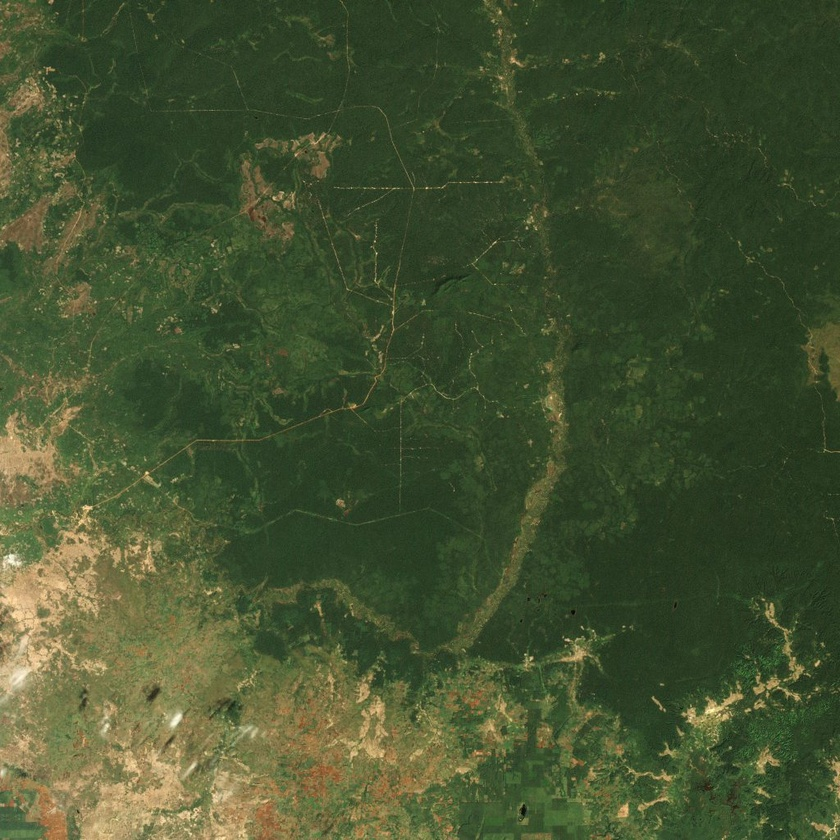
#> input picture satellite-img.jpg, 840 x 840 px, shrunk from 1024 x 1024 before the run
$ python adaptiveThreshold.py satellite-img.jpg satellite-img.jpg
#> lines starting #> are read from the running program, lines starting #| are printed output that depends on the picture; after the words box and inside, x2 and y2 are one past the last pixel; in counts of white or black regions, pixels touching at a corner belong together
import cv2 as cv
import numpy as np
import argparse

parser = argparse.ArgumentParser()
parser.add_argument("image_input_1",help="Input image 1 name with extension")
parser.add_argument("image_input_2",  help="Input image 2 name with extension")
args = parser.parse_args()

im = cv.imread(args.image_input_1, cv.IMREAD_COLOR)
#> im is the input picture: shape (840, 840, 3); mean B, G, R 48.2, 81.6, 68.2
width, height, channels = im.shape
#> width = 840; height = 840; channels = 3
TP = width * height
#> TP = 705600
lower_blue = np.array([25,50,35])
upper_blue = np.array([60,100,70])
hsv_img = cv.cvtColor(im,cv.COLOR_BGR2HSV)
#> hsv_img: shape (840, 840, 3); mean H, S, V 44.7, 109.1, 83.6
mask_1 = cv.inRange(im, lower_blue, upper_blue)
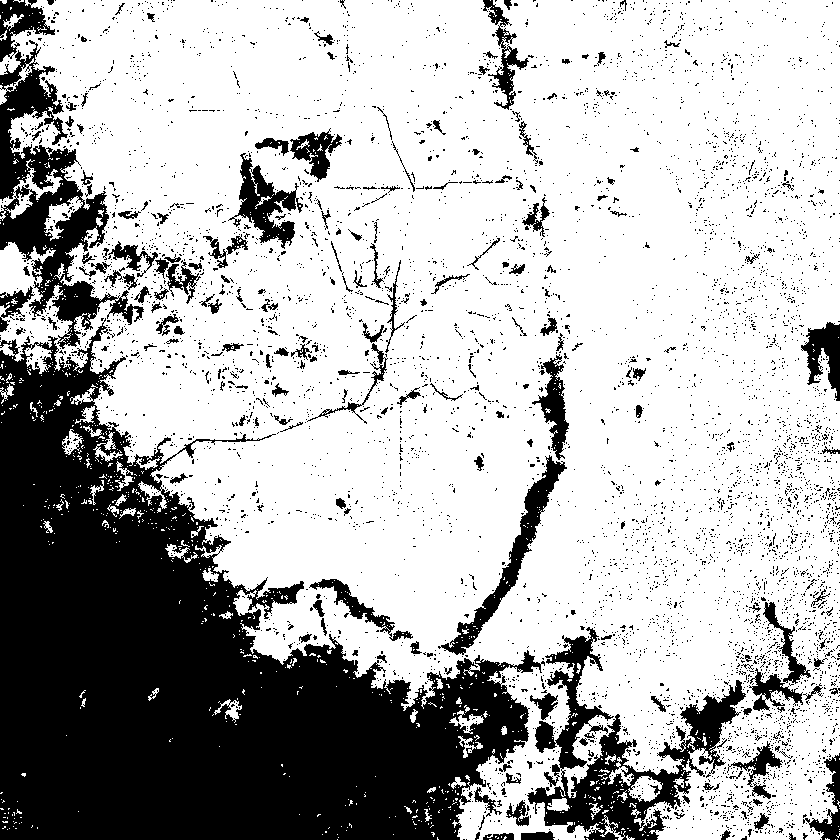
#> mask_1: shape (840, 840); 70.4% white; 5779 black regions (5563 under 20 px), largest, box (x1, y1, x2, y2) and area: (0, 318, 545, 840) 137829, (0, 40, 144, 349) 13327, (527, 627, 746, 840) 13101
n_white_pix = np.sum(mask_1 == 255)
#> n_white_pix = 497086
area_1 = round(n_white_pix / TP * 100, 4)
#> area_1 = 70.45
res_1 = cv.bitwise_and(im,im, mask= mask_1)
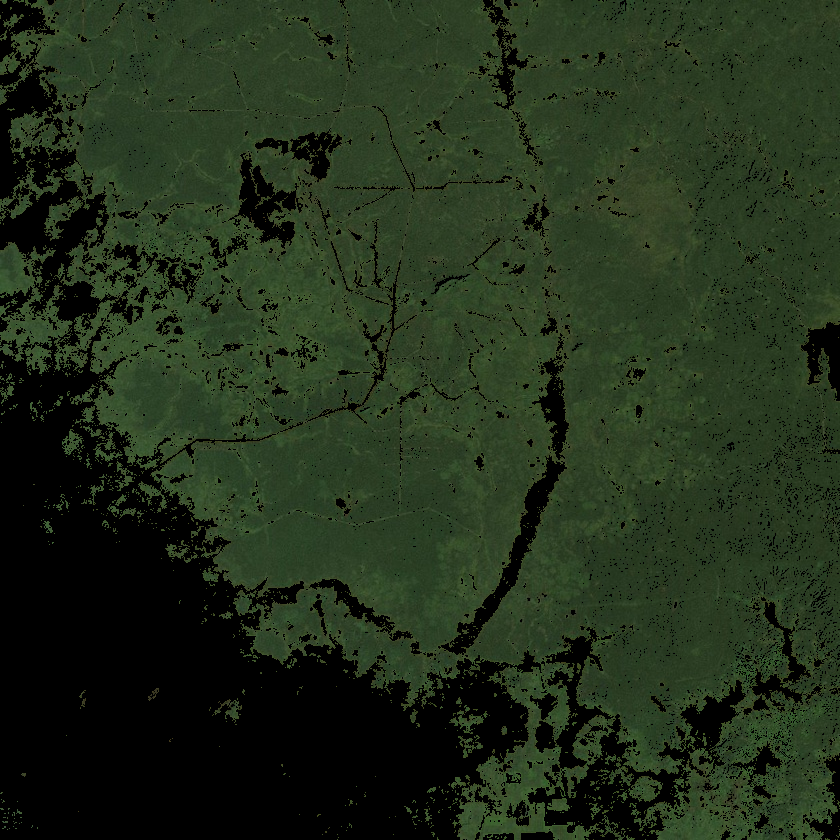
#> res_1: shape (840, 840, 3); mean B, G, R 27, 47.4, 34

im = cv.imread(args.image_input_2, cv.IMREAD_COLOR)
width, height, channels = im.shape
TP = width * height
lower_blue = np.array([25,50,35])
upper_blue = np.array([60,100,70])
hsv_img = cv.cvtColor(im,cv.COLOR_BGR2HSV)
mask_2 = cv.inRange(im, lower_blue, upper_blue)
n_white_pix = np.sum(mask_2 == 255)
area_2 = round(n_white_pix / TP * 100, 4)
#> area_2 = 70.45
res_2 = cv.bitwise_and(im,im, mask= mask_2)


difference = area_1 - area_2
#> difference = 0

img_diff = cv.absdiff(res_1, res_2)
#> img_diff: shape (840, 840, 3); every value is 0


cv.imshow('Quantized',img_diff)
print("Change in coverage:", difference)
#| Change in coverage: 0.0

if (difference > 0.1800):
    print("Deforestation detected in image")
elif (difference < 0):
    print("Afforestation detected in image")
else:
    print("No change in forest cover detected in image")

k = cv.waitKey(0) & 0xFF
#> (key Esc is pressed here)
